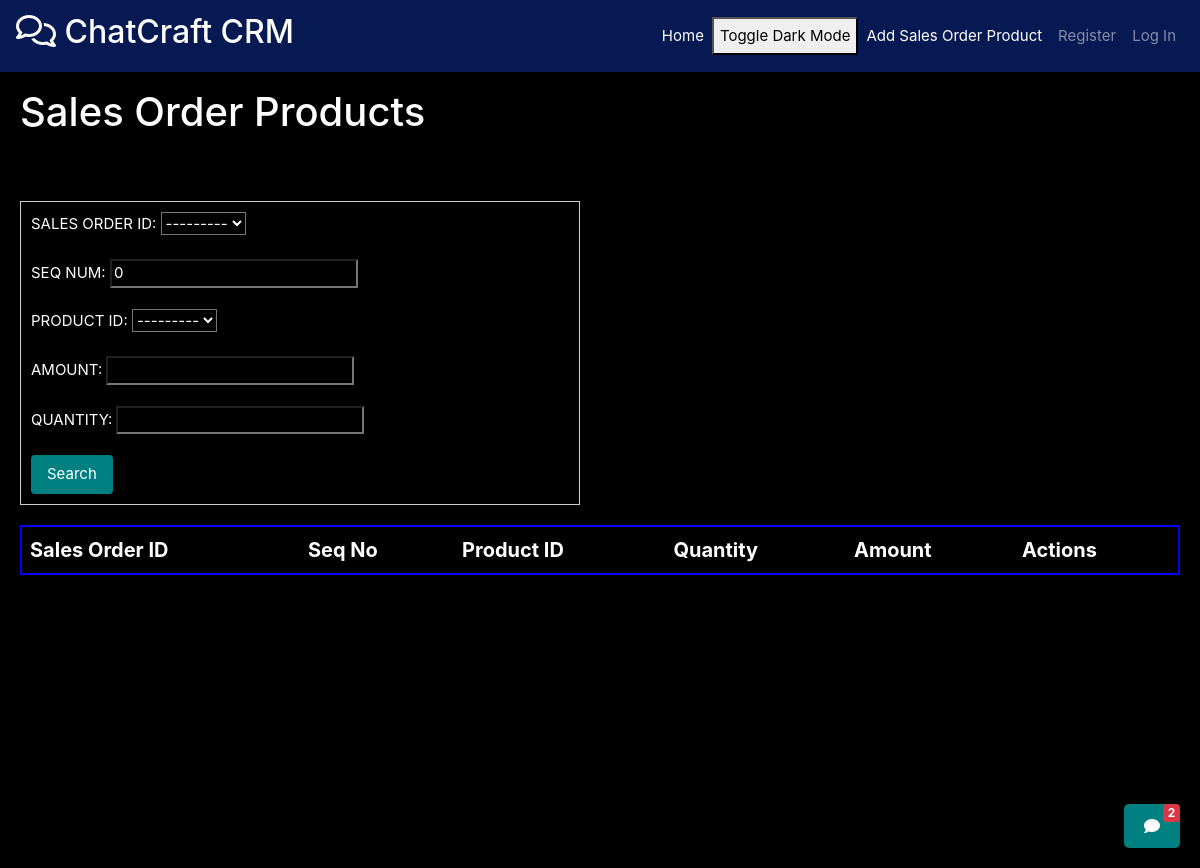
The page /sales_order_products/get/1/ on the database as committed earlier.
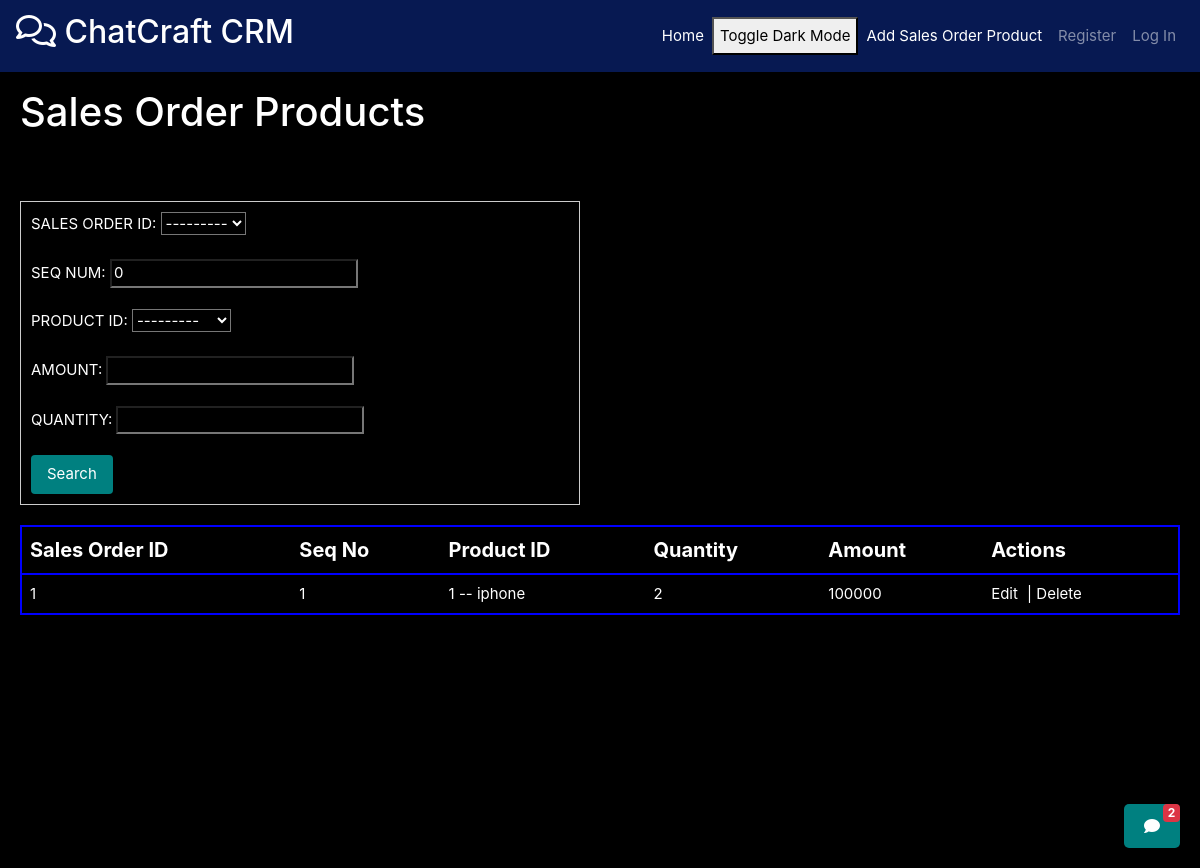
The same page on the database as committed later.
### sales_orders/models.py (models this page shows)
class SalesOrder(models.Model):
    SALES_ORDER_ID=models.AutoField(primary_key=True)
    CUSTOMER_ID=models.ForeignKey(Customer,on_delete=models.CASCADE,db_column="CUSTOMER_ID")
    ORDERDATE = models.DateField(blank=True, null=True,default = datetime.now().date())
    AMOUNT=models.IntegerField(default =0 ,null=True,blank = True)
    STATUS = models.CharField(max_length=35,null=True,blank = True)
    def __str__(self):
        return f"{self.SALES_ORDER_ID}"

### products/models.py (models this page shows)
class Product(models.Model):
    PRODUCT_ID=models.AutoField(primary_key=True)
    PRODUCT_NAME = models.CharField(max_length=35,unique = True)
    UOM=models.CharField(max_length=35,null=True,blank=True)
    COST = models.IntegerField(default=0,null=True,blank=True)
    QUANTITY_ON_HAND=models.IntegerField(default = 0,null=True,blank=True)
    STATUS = models.CharField(max_length=35,null = True,blank=True)
    def __str__(self):
        return f"{self.PRODUCT_ID} -- {self.PRODUCT_NAME}"

### sales_order_products/models.py (models this page shows)
class SalesOrderProduct(models.Model):
    SALES_ORDER_ID = models.ForeignKey(
        SalesOrder,
        on_delete=models.CASCADE,
        db_column="SALES_ORDER_ID"
    )
    SEQ_NUM = models.IntegerField(default=0)
    PRODUCT_ID = models.ForeignKey(
        Product,
        on_delete=models.CASCADE,
        db_column="PRODUCT_ID"
    )
    QUANTITY = models.IntegerField(null=True, blank=True)
    AMOUNT = models.IntegerField(null=True, blank=True)
    class Meta:
        models.UniqueConstraint(fields=['SALES_ORDER_ID', 'SEQ_NUM'], name="article_editor_id",)

### sales_order_products/views.py (the view)
# urls.py: path('get/<int:sales_order_id>/',views.getSalesOrderProduct),
def getSalesOrderProduct(request : HttpRequest,sales_order_id):
    data = request.GET
    SalesOrderProduct1 = SalesOrderProduct.objects.filter(SALES_ORDER_ID=sales_order_id)
    filter_fields =["SALES_ORDER_ID", "SEQ_NUM", "PRODUCT_ID", "AMOUNT", "QUANTITY"]
    for field in filter_fields:
        param_value = data.get(field)
        if param_value:
            SalesOrderProduct1 = SalesOrderProduct1.filter(**{field: param_value})
    SalesOrderProduct_list = []
    for OrderProduct in SalesOrderProduct1:
        order_product_details = {
            "SALES_ORDER_ID":str(OrderProduct.SALES_ORDER_ID),
            "SEQ_NUM": OrderProduct.SEQ_NUM,
            "PRODUCT_ID": str(OrderProduct.PRODUCT_ID),
            "AMOUNT": OrderProduct.AMOUNT,
            "QUANTITY": OrderProduct.QUANTITY,
        }
        SalesOrderProduct_list.append(order_product_details)
    OrderProduct_data = json.dumps(SalesOrderProduct_list, indent=4)
    return render(request, 'salesorderproducts/display_sop.html', {'sales_order_products':SalesOrderProduct_list, 'form':SalesOrderProductForm,'sales_order_id':sales_order_id})

### sales_order_products/templates/salesorderproducts/display_sop.html (shortened to what this page needs)
{% extends 'base.html' %}
{% block extra_nav %}
<li class="nav-item">
    <a class="nav-link" href="/sales_order_products/add/{{ sales_order_id }}" style="color: white;">Add Sales Order Product</a>
</li>
{% endblock %}
{% block content %}
<h1 class="page-title">Sales Order Products</h1>
<br><br>
<form method="get" novalidate style="width: 560px;">
    {{ form.as_p }}
    <button type="submit">Search</button>
</form>
<table class="custom-table">
    <thead>
        <tr class="table-header">
            <th>Sales Order ID</th>
            <th>Seq No</th>
            <th>Product ID</th>
            <th>Quantity</th>
            <th>Amount</th>
            <th>Actions</th>
        </tr>
    </thead>
    <tbody>
        {% for sop in sales_order_products %}
        <tr>
            <td>{{ sop.SALES_ORDER_ID }}</td>
            <td>{{ sop.SEQ_NUM }}</td>
            <td>{{ sop.PRODUCT_ID }}</td>
            <td>{{ sop.QUANTITY }}</td>
            <td>{{ sop.AMOUNT }}</td>
            <td>
                <a href="/sales_order_products/edit/{{ sop.SALES_ORDER_ID }}/{{ sop.SEQ_NUM }}/" class="action-link">Edit</a> |
                <a href="/sales_order_products/delete/{{ sop.SALES_ORDER_ID }}/{{ sop.SEQ_NUM }}/" class="action-link">Delete</a>
            </td>
        </tr>
        {% endfor %}
    </tbody>
</table>
{% endblock %}

Rows that differ between the two databases and show on the page:
added SalesOrder: SALES_ORDER_ID "---------"
added Product: PRODUCT_ID "---------"
added SalesOrderProduct: SALES_ORDER_ID "1", SEQ_NUM "1", PRODUCT_ID "1 -- iphone", QUANTITY "2", AMOUNT "100000"
Other text that changed with them:
form field SALES_ORDER_ID: "---------" → (not shown)
form field PRODUCT_ID: "---------" → (not shown)
